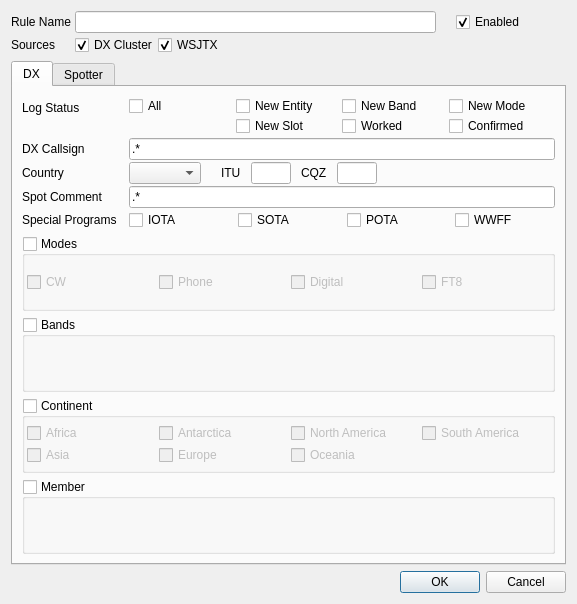
<?xml version="1.0" encoding="UTF-8"?>
<ui version="4.0">
 <class>AlertRuleDetail</class>
 <widget class="QDialog" name="AlertRuleDetail">
  <property name="geometry">
   <rect>
    <x>0</x>
    <y>0</y>
    <width>577</width>
    <height>604</height>
   </rect>
  </property>
  <property name="windowTitle">
   <string>Alert Rule Detail</string>
  </property>
  <layout class="QVBoxLayout" name="verticalLayout">
   <item>
    <layout class="QHBoxLayout" name="horizontalLayout">
     <item>
      <layout class="QFormLayout" name="formLayout">
       <property name="horizontalSpacing">
        <number>4</number>
       </property>
       <property name="verticalSpacing">
        <number>2</number>
       </property>
       <item row="0" column="0">
        <widget class="QLabel" name="ruleNameLabel">
         <property name="text">
          <string>Rule Name</string>
         </property>
        </widget>
       </item>
       <item row="0" column="1">
        <layout class="QHBoxLayout" name="horizontalLayout_3">
         <item>
          <widget class="QLineEdit" name="ruleNameEdit">
           <property name="sizePolicy">
            <sizepolicy hsizetype="Expanding" vsizetype="Fixed">
             <horstretch>0</horstretch>
             <verstretch>0</verstretch>
            </sizepolicy>
           </property>
          </widget>
         </item>
         <item>
          <spacer name="horizontalSpacer_8">
           <property name="orientation">
            <enum>Qt::Horizontal</enum>
           </property>
           <property name="sizeType">
            <enum>QSizePolicy::Maximum</enum>
           </property>
           <property name="sizeHint" stdset="0">
            <size>
             <width>20</width>
             <height>20</height>
            </size>
           </property>
          </spacer>
         </item>
         <item>
          <widget class="QCheckBox" name="ruleEnabledCheckBox">
           <property name="sizePolicy">
            <sizepolicy hsizetype="Preferred" vsizetype="Preferred">
             <horstretch>0</horstretch>
             <verstretch>0</verstretch>
            </sizepolicy>
           </property>
           <property name="text">
            <string>Enabled</string>
           </property>
           <property name="checked">
            <bool>true</bool>
           </property>
          </widget>
         </item>
        </layout>
       </item>
       <item row="1" column="0">
        <widget class="QLabel" name="sourceLabel">
         <property name="text">
          <string>Sources</string>
         </property>
        </widget>
       </item>
       <item row="1" column="1">
        <layout class="QHBoxLayout" name="horizontalLayout_2">
         <item>
          <widget class="QCheckBox" name="dxcCheckBox">
           <property name="text">
            <string>DX Cluster</string>
           </property>
           <property name="checked">
            <bool>true</bool>
           </property>
          </widget>
         </item>
         <item>
          <widget class="QCheckBox" name="wsjtxCheckBox">
           <property name="text">
            <string>WSJTX</string>
           </property>
           <property name="checked">
            <bool>true</bool>
           </property>
          </widget>
         </item>
         <item>
          <spacer name="horizontalSpacer_2">
           <property name="orientation">
            <enum>Qt::Horizontal</enum>
           </property>
           <property name="sizeHint" stdset="0">
            <size>
             <width>40</width>
             <height>20</height>
            </size>
           </property>
          </spacer>
         </item>
        </layout>
       </item>
      </layout>
     </item>
     <item>
      <spacer name="horizontalSpacer">
       <property name="orientation">
        <enum>Qt::Horizontal</enum>
       </property>
       <property name="sizeType">
        <enum>QSizePolicy::Preferred</enum>
       </property>
       <property name="sizeHint" stdset="0">
        <size>
         <width>40</width>
         <height>20</height>
        </size>
       </property>
      </spacer>
     </item>
    </layout>
   </item>
   <item>
    <widget class="QTabWidget" name="tabWidget">
     <property name="currentIndex">
      <number>0</number>
     </property>
     <property name="tabsClosable">
      <bool>false</bool>
     </property>
     <widget class="QWidget" name="dx">
      <attribute name="title">
       <string>DX</string>
      </attribute>
      <layout class="QVBoxLayout" name="verticalLayout_4">
       <item>
        <layout class="QFormLayout" name="formLayout_3">
         <property name="horizontalSpacing">
          <number>12</number>
         </property>
         <property name="verticalSpacing">
          <number>2</number>
         </property>
         <item row="0" column="0">
          <widget class="QLabel" name="logStatusLabel">
           <property name="text">
            <string>Log Status</string>
           </property>
          </widget>
         </item>
         <item row="0" column="1">
          <layout class="QGridLayout" name="gridLayout">
           <property name="spacing">
            <number>0</number>
           </property>
           <item row="1" column="2">
            <widget class="QCheckBox" name="workedCheckbox">
             <property name="text">
              <string>Worked</string>
             </property>
            </widget>
           </item>
           <item row="1" column="1">
            <widget class="QCheckBox" name="newSlotCheckbox">
             <property name="text">
              <string>New Slot</string>
             </property>
            </widget>
           </item>
           <item row="1" column="3">
            <widget class="QCheckBox" name="confirmedCheckbox">
             <property name="text">
              <string>Confirmed</string>
             </property>
            </widget>
           </item>
           <item row="0" column="1">
            <widget class="QCheckBox" name="newEntityCheckbox">
             <property name="text">
              <string>New Entity</string>
             </property>
            </widget>
           </item>
           <item row="0" column="3">
            <widget class="QCheckBox" name="newModeCheckbox">
             <property name="text">
              <string>New Mode</string>
             </property>
            </widget>
           </item>
           <item row="0" column="2">
            <widget class="QCheckBox" name="newBandCheckbox">
             <property name="text">
              <string>New Band</string>
             </property>
            </widget>
           </item>
           <item row="0" column="0">
            <widget class="QCheckBox" name="allCheckbox">
             <property name="text">
              <string>All</string>
             </property>
            </widget>
           </item>
          </layout>
         </item>
         <item row="1" column="0">
          <widget class="QLabel" name="dxCallsignLabel">
           <property name="text">
            <string>DX Callsign</string>
           </property>
          </widget>
         </item>
         <item row="1" column="1">
          <widget class="QLineEdit" name="dxCallsignEdit">
           <property name="toolTip">
            <string>Use Perl-like regular expression</string>
           </property>
           <property name="text">
            <string>.*</string>
           </property>
           <property name="placeholderText">
            <string/>
           </property>
          </widget>
         </item>
         <item row="2" column="0">
          <widget class="QLabel" name="countryLabel">
           <property name="text">
            <string>Country</string>
           </property>
          </widget>
         </item>
         <item row="2" column="1">
          <layout class="QHBoxLayout" name="horizontalLayout_4">
           <item>
            <widget class="SmartSearchBox" name="countryCombo">
             <property name="sizePolicy">
              <sizepolicy hsizetype="Maximum" vsizetype="Fixed">
               <horstretch>0</horstretch>
               <verstretch>0</verstretch>
              </sizepolicy>
             </property>
            </widget>
           </item>
           <item>
            <spacer name="horizontalSpacer_4">
             <property name="orientation">
              <enum>Qt::Horizontal</enum>
             </property>
             <property name="sizeType">
              <enum>QSizePolicy::Maximum</enum>
             </property>
             <property name="sizeHint" stdset="0">
              <size>
               <width>20</width>
               <height>20</height>
              </size>
             </property>
            </spacer>
           </item>
           <item>
            <widget class="QLabel" name="ituLabel">
             <property name="text">
              <string>ITU</string>
             </property>
            </widget>
           </item>
           <item>
            <spacer name="horizontalSpacer_5">
             <property name="orientation">
              <enum>Qt::Horizontal</enum>
             </property>
             <property name="sizeType">
              <enum>QSizePolicy::Maximum</enum>
             </property>
             <property name="sizeHint" stdset="0">
              <size>
               <width>10</width>
               <height>20</height>
              </size>
             </property>
            </spacer>
           </item>
           <item>
            <widget class="QLineEdit" name="ituEdit">
             <property name="sizePolicy">
              <sizepolicy hsizetype="Maximum" vsizetype="Fixed">
               <horstretch>0</horstretch>
               <verstretch>0</verstretch>
              </sizepolicy>
             </property>
             <property name="maximumSize">
              <size>
               <width>40</width>
               <height>16777215</height>
              </size>
             </property>
             <property name="maxLength">
              <number>2</number>
             </property>
            </widget>
           </item>
           <item>
            <spacer name="horizontalSpacer_7">
             <property name="orientation">
              <enum>Qt::Horizontal</enum>
             </property>
             <property name="sizeType">
              <enum>QSizePolicy::Maximum</enum>
             </property>
             <property name="sizeHint" stdset="0">
              <size>
               <width>10</width>
               <height>20</height>
              </size>
             </property>
            </spacer>
           </item>
           <item>
            <widget class="QLabel" name="cqzLabel">
             <property name="text">
              <string>CQZ</string>
             </property>
            </widget>
           </item>
           <item>
            <spacer name="horizontalSpacer_6">
             <property name="orientation">
              <enum>Qt::Horizontal</enum>
             </property>
             <property name="sizeType">
              <enum>QSizePolicy::Maximum</enum>
             </property>
             <property name="sizeHint" stdset="0">
              <size>
               <width>10</width>
               <height>20</height>
              </size>
             </property>
            </spacer>
           </item>
           <item>
            <widget class="QLineEdit" name="cqzEdit">
             <property name="sizePolicy">
              <sizepolicy hsizetype="Maximum" vsizetype="Fixed">
               <horstretch>0</horstretch>
               <verstretch>0</verstretch>
              </sizepolicy>
             </property>
             <property name="maximumSize">
              <size>
               <width>40</width>
               <height>16777215</height>
              </size>
             </property>
             <property name="maxLength">
              <number>2</number>
             </property>
            </widget>
           </item>
           <item>
            <spacer name="horizontalSpacer_3">
             <property name="orientation">
              <enum>Qt::Horizontal</enum>
             </property>
             <property name="sizeHint" stdset="0">
              <size>
               <width>40</width>
               <height>20</height>
              </size>
             </property>
            </spacer>
           </item>
          </layout>
         </item>
         <item row="3" column="0">
          <widget class="QLabel" name="spotCommentLabel">
           <property name="text">
            <string>Spot Comment</string>
           </property>
          </widget>
         </item>
         <item row="3" column="1">
          <widget class="QLineEdit" name="spotCommentEdit">
           <property name="toolTip">
            <string>Use Perl-like regular expression</string>
           </property>
           <property name="text">
            <string>.*</string>
           </property>
           <property name="placeholderText">
            <string/>
           </property>
          </widget>
         </item>
         <item row="4" column="0">
          <widget class="QLabel" name="label">
           <property name="text">
            <string>Special Programs</string>
           </property>
          </widget>
         </item>
         <item row="4" column="1">
          <layout class="QHBoxLayout" name="horizontalLayout_5">
           <property name="spacing">
            <number>9</number>
           </property>
           <item>
            <widget class="QCheckBox" name="iotaCheckbox">
             <property name="text">
              <string>IOTA</string>
             </property>
            </widget>
           </item>
           <item>
            <widget class="QCheckBox" name="sotaCheckbox">
             <property name="text">
              <string>SOTA</string>
             </property>
            </widget>
           </item>
           <item>
            <widget class="QCheckBox" name="potaCheckbox">
             <property name="text">
              <string>POTA</string>
             </property>
            </widget>
           </item>
           <item>
            <widget class="QCheckBox" name="wwffCheckbox">
             <property name="text">
              <string>WWFF</string>
             </property>
            </widget>
           </item>
          </layout>
         </item>
        </layout>
       </item>
       <item>
        <widget class="QGroupBox" name="modes">
         <property name="sizePolicy">
          <sizepolicy hsizetype="Preferred" vsizetype="Preferred">
           <horstretch>0</horstretch>
           <verstretch>0</verstretch>
          </sizepolicy>
         </property>
         <property name="title">
          <string>Modes</string>
         </property>
         <property name="checkable">
          <bool>true</bool>
         </property>
         <property name="checked">
          <bool>false</bool>
         </property>
         <layout class="QVBoxLayout" name="verticalLayout_2">
          <property name="spacing">
           <number>2</number>
          </property>
          <property name="leftMargin">
           <number>2</number>
          </property>
          <property name="topMargin">
           <number>2</number>
          </property>
          <property name="rightMargin">
           <number>2</number>
          </property>
          <property name="bottomMargin">
           <number>2</number>
          </property>
          <item>
           <layout class="QGridLayout" name="modes_group">
            <property name="horizontalSpacing">
             <number>4</number>
            </property>
            <property name="verticalSpacing">
             <number>2</number>
            </property>
            <item row="0" column="3">
             <widget class="QCheckBox" name="ft8checkbox">
              <property name="sizePolicy">
               <sizepolicy hsizetype="Expanding" vsizetype="Preferred">
                <horstretch>0</horstretch>
                <verstretch>0</verstretch>
               </sizepolicy>
              </property>
              <property name="text">
               <string>FT8</string>
              </property>
             </widget>
            </item>
            <item row="0" column="2">
             <widget class="QCheckBox" name="digitalcheckbox">
              <property name="sizePolicy">
               <sizepolicy hsizetype="Expanding" vsizetype="Preferred">
                <horstretch>0</horstretch>
                <verstretch>0</verstretch>
               </sizepolicy>
              </property>
              <property name="text">
               <string>Digital</string>
              </property>
             </widget>
            </item>
            <item row="0" column="1">
             <widget class="QCheckBox" name="phonecheckbox">
              <property name="sizePolicy">
               <sizepolicy hsizetype="Expanding" vsizetype="Preferred">
                <horstretch>0</horstretch>
                <verstretch>0</verstretch>
               </sizepolicy>
              </property>
              <property name="text">
               <string>Phone</string>
              </property>
             </widget>
            </item>
            <item row="0" column="0">
             <widget class="QCheckBox" name="cwcheckbox">
              <property name="sizePolicy">
               <sizepolicy hsizetype="Expanding" vsizetype="Preferred">
                <horstretch>0</horstretch>
                <verstretch>0</verstretch>
               </sizepolicy>
              </property>
              <property name="text">
               <string>CW</string>
              </property>
             </widget>
            </item>
           </layout>
          </item>
         </layout>
        </widget>
       </item>
       <item>
        <widget class="QGroupBox" name="bands">
         <property name="title">
          <string>Bands</string>
         </property>
         <property name="checkable">
          <bool>true</bool>
         </property>
         <property name="checked">
          <bool>false</bool>
         </property>
         <layout class="QVBoxLayout" name="verticalLayout_6">
          <property name="spacing">
           <number>2</number>
          </property>
          <property name="leftMargin">
           <number>2</number>
          </property>
          <property name="topMargin">
           <number>2</number>
          </property>
          <property name="rightMargin">
           <number>2</number>
          </property>
          <property name="bottomMargin">
           <number>2</number>
          </property>
          <item>
           <layout class="QGridLayout" name="band_group">
            <property name="horizontalSpacing">
             <number>4</number>
            </property>
            <property name="verticalSpacing">
             <number>2</number>
            </property>
           </layout>
          </item>
         </layout>
        </widget>
       </item>
       <item>
        <widget class="QGroupBox" name="continent">
         <property name="title">
          <string>Continent</string>
         </property>
         <property name="checkable">
          <bool>true</bool>
         </property>
         <property name="checked">
          <bool>false</bool>
         </property>
         <layout class="QVBoxLayout" name="verticalLayout_3">
          <property name="spacing">
           <number>2</number>
          </property>
          <property name="leftMargin">
           <number>2</number>
          </property>
          <property name="topMargin">
           <number>2</number>
          </property>
          <property name="rightMargin">
           <number>2</number>
          </property>
          <property name="bottomMargin">
           <number>2</number>
          </property>
          <item>
           <layout class="QGridLayout" name="cont_group">
            <property name="horizontalSpacing">
             <number>4</number>
            </property>
            <property name="verticalSpacing">
             <number>2</number>
            </property>
            <item row="0" column="3">
             <widget class="QCheckBox" name="sacheckbox">
              <property name="text">
               <string>South America</string>
              </property>
             </widget>
            </item>
            <item row="0" column="1">
             <widget class="QCheckBox" name="ancheckbox">
              <property name="text">
               <string>Antarctica</string>
              </property>
             </widget>
            </item>
            <item row="0" column="2">
             <widget class="QCheckBox" name="nacheckbox">
              <property name="text">
               <string>North America</string>
              </property>
             </widget>
            </item>
            <item row="1" column="2">
             <widget class="QCheckBox" name="occheckbox">
              <property name="text">
               <string>Oceania</string>
              </property>
             </widget>
            </item>
            <item row="1" column="0">
             <widget class="QCheckBox" name="ascheckbox">
              <property name="text">
               <string>Asia</string>
              </property>
             </widget>
            </item>
            <item row="1" column="1">
             <widget class="QCheckBox" name="eucheckbox">
              <property name="text">
               <string>Europe</string>
              </property>
             </widget>
            </item>
            <item row="0" column="0">
             <widget class="QCheckBox" name="afcheckbox">
              <property name="text">
               <string>Africa</string>
              </property>
             </widget>
            </item>
           </layout>
          </item>
         </layout>
        </widget>
       </item>
       <item>
        <widget class="QGroupBox" name="memberGroupBox">
         <property name="title">
          <string>Member</string>
         </property>
         <property name="checkable">
          <bool>true</bool>
         </property>
         <property name="checked">
          <bool>false</bool>
         </property>
         <layout class="QVBoxLayout" name="verticalLayout_8">
          <property name="spacing">
           <number>2</number>
          </property>
          <property name="leftMargin">
           <number>2</number>
          </property>
          <property name="topMargin">
           <number>2</number>
          </property>
          <property name="rightMargin">
           <number>2</number>
          </property>
          <property name="bottomMargin">
           <number>2</number>
          </property>
          <item>
           <layout class="QGridLayout" name="dxMemberGrid">
            <property name="horizontalSpacing">
             <number>4</number>
            </property>
            <property name="verticalSpacing">
             <number>2</number>
            </property>
           </layout>
          </item>
         </layout>
        </widget>
       </item>
      </layout>
     </widget>
     <widget class="QWidget" name="Spotter">
      <attribute name="title">
       <string>Spotter</string>
      </attribute>
      <layout class="QVBoxLayout" name="verticalLayout_7">
       <item>
        <layout class="QFormLayout" name="formLayout_4">
         <item row="0" column="0">
          <widget class="QLabel" name="spotterCountry">
           <property name="text">
            <string>Country</string>
           </property>
          </widget>
         </item>
         <item row="0" column="1">
          <widget class="SmartSearchBox" name="spotterCountryCombo">
           <property name="sizePolicy">
            <sizepolicy hsizetype="Maximum" vsizetype="Fixed">
             <horstretch>0</horstretch>
             <verstretch>0</verstretch>
            </sizepolicy>
           </property>
          </widget>
         </item>
        </layout>
       </item>
       <item>
        <widget class="QGroupBox" name="continent_spotter">
         <property name="title">
          <string>Continent</string>
         </property>
         <property name="checkable">
          <bool>true</bool>
         </property>
         <property name="checked">
          <bool>false</bool>
         </property>
         <layout class="QVBoxLayout" name="verticalLayout_5">
          <item>
           <layout class="QGridLayout" name="cont_group_spotter">
            <item row="0" column="1">
             <widget class="QCheckBox" name="ancheckbox_spotter">
              <property name="text">
               <string>Antarctica</string>
              </property>
              <property name="checked">
               <bool>false</bool>
              </property>
             </widget>
            </item>
            <item row="1" column="0">
             <widget class="QCheckBox" name="ascheckbox_spotter">
              <property name="text">
               <string>Asia</string>
              </property>
              <property name="checked">
               <bool>false</bool>
              </property>
             </widget>
            </item>
            <item row="1" column="1">
             <widget class="QCheckBox" name="eucheckbox_spotter">
              <property name="text">
               <string>Europe</string>
              </property>
              <property name="checked">
               <bool>false</bool>
              </property>
             </widget>
            </item>
            <item row="0" column="0">
             <widget class="QCheckBox" name="afcheckbox_spotter">
              <property name="text">
               <string>Africa</string>
              </property>
              <property name="checked">
               <bool>false</bool>
              </property>
             </widget>
            </item>
            <item row="0" column="2">
             <widget class="QCheckBox" name="nacheckbox_spotter">
              <property name="text">
               <string>North America</string>
              </property>
              <property name="checked">
               <bool>false</bool>
              </property>
             </widget>
            </item>
            <item row="1" column="2">
             <widget class="QCheckBox" name="occheckbox_spotter">
              <property name="text">
               <string>Oceania</string>
              </property>
              <property name="checked">
               <bool>false</bool>
              </property>
             </widget>
            </item>
            <item row="0" column="3">
             <widget class="QCheckBox" name="sacheckbox_spotter">
              <property name="text">
               <string>South America</string>
              </property>
              <property name="checked">
               <bool>false</bool>
              </property>
             </widget>
            </item>
           </layout>
          </item>
         </layout>
        </widget>
       </item>
       <item>
        <spacer name="verticalSpacer_3">
         <property name="orientation">
          <enum>Qt::Vertical</enum>
         </property>
         <property name="sizeHint" stdset="0">
          <size>
           <width>20</width>
           <height>40</height>
          </size>
         </property>
        </spacer>
       </item>
      </layout>
     </widget>
    </widget>
   </item>
   <item>
    <widget class="QDialogButtonBox" name="buttonBox">
     <property name="orientation">
      <enum>Qt::Horizontal</enum>
     </property>
     <property name="standardButtons">
      <set>QDialogButtonBox::Cancel|QDialogButtonBox::Ok</set>
     </property>
    </widget>
   </item>
  </layout>
 </widget>
 <customwidgets>
  <customwidget>
   <class>SmartSearchBox</class>
   <extends>QComboBox</extends>
   <header>ui/component/SmartSearchBox.h</header>
  </customwidget>
 </customwidgets>
 <tabstops>
  <tabstop>ruleNameEdit</tabstop>
  <tabstop>ruleEnabledCheckBox</tabstop>
  <tabstop>dxcCheckBox</tabstop>
  <tabstop>wsjtxCheckBox</tabstop>
  <tabstop>tabWidget</tabstop>
  <tabstop>allCheckbox</tabstop>
  <tabstop>newEntityCheckbox</tabstop>
  <tabstop>newBandCheckbox</tabstop>
  <tabstop>newModeCheckbox</tabstop>
  <tabstop>newSlotCheckbox</tabstop>
  <tabstop>workedCheckbox</tabstop>
  <tabstop>confirmedCheckbox</tabstop>
  <tabstop>dxCallsignEdit</tabstop>
  <tabstop>countryCombo</tabstop>
  <tabstop>ituEdit</tabstop>
  <tabstop>cqzEdit</tabstop>
  <tabstop>spotCommentEdit</tabstop>
  <tabstop>iotaCheckbox</tabstop>
  <tabstop>sotaCheckbox</tabstop>
  <tabstop>potaCheckbox</tabstop>
  <tabstop>wwffCheckbox</tabstop>
  <tabstop>modes</tabstop>
  <tabstop>cwcheckbox</tabstop>
  <tabstop>phonecheckbox</tabstop>
  <tabstop>digitalcheckbox</tabstop>
  <tabstop>ft8checkbox</tabstop>
  <tabstop>bands</tabstop>
  <tabstop>continent</tabstop>
  <tabstop>afcheckbox</tabstop>
  <tabstop>ancheckbox</tabstop>
  <tabstop>nacheckbox</tabstop>
  <tabstop>sacheckbox</tabstop>
  <tabstop>ascheckbox</tabstop>
  <tabstop>eucheckbox</tabstop>
  <tabstop>occheckbox</tabstop>
  <tabstop>memberGroupBox</tabstop>
  <tabstop>spotterCountryCombo</tabstop>
  <tabstop>continent_spotter</tabstop>
  <tabstop>afcheckbox_spotter</tabstop>
  <tabstop>ancheckbox_spotter</tabstop>
  <tabstop>nacheckbox_spotter</tabstop>
  <tabstop>sacheckbox_spotter</tabstop>
  <tabstop>ascheckbox_spotter</tabstop>
  <tabstop>eucheckbox_spotter</tabstop>
  <tabstop>occheckbox_spotter</tabstop>
 </tabstops>
 <resources/>
 <connections>
  <connection>
   <sender>buttonBox</sender>
   <signal>accepted()</signal>
   <receiver>AlertRuleDetail</receiver>
   <slot>save()</slot>
   <hints>
    <hint type="sourcelabel">
     <x>257</x>
     <y>610</y>
    </hint>
    <hint type="destinationlabel">
     <x>157</x>
     <y>274</y>
    </hint>
   </hints>
  </connection>
  <connection>
   <sender>buttonBox</sender>
   <signal>rejected()</signal>
   <receiver>AlertRuleDetail</receiver>
   <slot>reject()</slot>
   <hints>
    <hint type="sourcelabel">
     <x>325</x>
     <y>610</y>
    </hint>
    <hint type="destinationlabel">
     <x>286</x>
     <y>274</y>
    </hint>
   </hints>
  </connection>
  <connection>
   <sender>ruleNameEdit</sender>
   <signal>textChanged(QString)</signal>
   <receiver>AlertRuleDetail</receiver>
   <slot>ruleNameChanged(QString)</slot>
   <hints>
    <hint type="sourcelabel">
     <x>195</x>
     <y>23</y>
    </hint>
    <hint type="destinationlabel">
     <x>178</x>
     <y>309</y>
    </hint>
   </hints>
  </connection>
  <connection>
   <sender>dxCallsignEdit</sender>
   <signal>textChanged(QString)</signal>
   <receiver>AlertRuleDetail</receiver>
   <slot>callsignChanged(QString)</slot>
   <hints>
    <hint type="sourcelabel">
     <x>232</x>
     <y>149</y>
    </hint>
    <hint type="destinationlabel">
     <x>178</x>
     <y>309</y>
    </hint>
   </hints>
  </connection>
  <connection>
   <sender>spotCommentEdit</sender>
   <signal>textChanged(QString)</signal>
   <receiver>AlertRuleDetail</receiver>
   <slot>spotCommentChanged(QString)</slot>
   <hints>
    <hint type="sourcelabel">
     <x>232</x>
     <y>242</y>
    </hint>
    <hint type="destinationlabel">
     <x>178</x>
     <y>309</y>
    </hint>
   </hints>
  </connection>
  <connection>
   <sender>allCheckbox</sender>
   <signal>toggled(bool)</signal>
   <receiver>AlertRuleDetail</receiver>
   <slot>enabledLogStatusAll(bool)</slot>
   <hints>
    <hint type="sourcelabel">
     <x>203</x>
     <y>132</y>
    </hint>
    <hint type="destinationlabel">
     <x>288</x>
     <y>301</y>
    </hint>
   </hints>
  </connection>
 </connections>
 <slots>
  <slot>save()</slot>
  <slot>ruleNameChanged(QString)</slot>
  <slot>callsignChanged(QString)</slot>
  <slot>spotCommentChanged(QString)</slot>
  <slot>enabledLogStatusAll(bool)</slot>
 </slots>
</ui>
